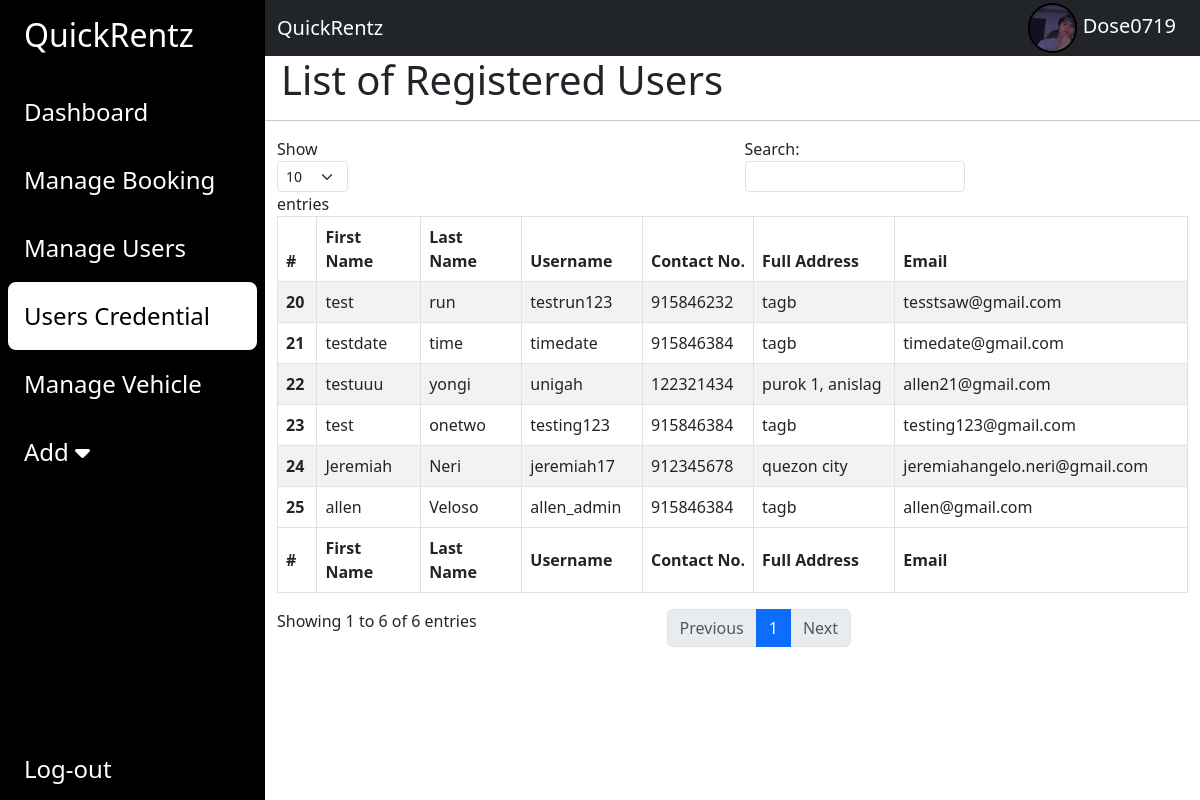
The app's page /admin/users.php (signed in) with its own data.
### tables this page shows
CREATE TABLE `user` (
  `UserID` int(11) NOT NULL,
  `Username` varchar(11) NOT NULL,
  `FirstName` text NOT NULL,
  `LastName` text NOT NULL,
  `PhoneNumber` int(12) NOT NULL,
  `Address` varchar(250) NOT NULL,
  `Email` varchar(50) NOT NULL,
  `Password` varchar(11) NOT NULL,
  `Status` text NOT NULL,
  `Photo` varchar(50) NOT NULL,
  `AccCreated` datetime NOT NULL DEFAULT current_timestamp(),
  `FrontID` varchar(50) NOT NULL,
  `BackID` varchar(50) NOT NULL
);

### admin/users.php (the view, shortened to what this page needs)
<?php
include "includes/database.php";
if (isset($_SESSION['AdminUsername'])&&isset($_SESSION['profilePhoto'])) {
    $username = $_SESSION['AdminUsername'];
    $profilePic = $_SESSION['profilePhoto'];
} else {
    header("Location: log-in.php");
    exit;
}
?>
<!DOCTYPE html>
<html lang="en">
<head>
    <link href="https://cdn.jsdelivr.net/npm/bootstrap@5.3.0/dist/css/bootstrap.min.css" rel="stylesheet"
>
    <link rel="stylesheet" href="https://cdnjs.cloudflare.com/ajax/libs/font-awesome/6.4.0/css/all.min.css"
 />
    <link rel="stylesheet" href="style.css">
</head>
<body>
    <div class="main-container d-flex h-100">
        <div class="sidebar" id="side_nav">
            <div class="header-box px-3 pt-3 pd-4 d-flex justify-content-between">
                <h2 class="text-white px-2">QuickRentz</h2>
            </div>
            <ul class="list-unstyled px-2 pt-3">
                <li class="p-3"><a href="main.php" class="text-decoration-none fs-4">Dashboard</a></li>
                <li class="p-3"><a href="bookings.php" class="text-decoration-none fs-4">Manage Booking</a></li>
                <li class="p-3"><a href="manageUsers.php" class="text-decoration-none fs-4">Manage Users</a></li>
                <li class="p-3 active"><a href="users.php" class="text-decoration-none fs-4">Users Credential</a></li>
                <li class="p-3"><a href="vehicles.php" class="text-decoration-none fs-4">Manage Vehicle</a></li>
                <li class="p-3"> <a class="text-decoration-none fs-4" data-bs-toggle="collapse" href="#collapseAdd"
                        role="button" aria-expanded="false" aria-controls="collapseAdd">Add <i
                            class="fa-solid fa-caret-down"></i>
                    </a>
                </li>
            </ul>
            <ul class="list-unstyled signout px-4">
                <li>
                    <form method="POST" action="">
                        <a class="text-decoration-none fs-4" href="log-out.php" type="button">Log-out</a>
                    </form>
                </li>
            </ul>
        </div>
        <div class="content">
            <nav class="navbar navbar-expand-lg bg-dark">
                <div class="container-fluid">
                    <div class="d-flex justify-content-between">
                        <a class="navbar-brand text-white" href="#">QuickRentz</a>
                    </div>
                    <div class="profile collapse navbar-collapse" id="navbarNav">
                        <ul class="navbar-nav">
                            <li class="nav-item">
                                <h5 class="text-white my-auto p-4">
                                <img src='img/adminprofilephoto/<?php echo $profilePic ?>' alt='' style='border:2px solid #000;border-radius: 50px;' height='50'>
                                    <?php
                                    echo $username;
                                    ?>
                                </h5>
                            </li>
                        </ul>
                    </div>
                </div>
            </nav>
            <h1 class="col-md-12 px-3">List of Registered Users</h1>
            <hr>
            <div class="container">
                <table id="pagination" class="table table-striped table-bordered" style="width:100%;">
                    <thead>
                        <tr>
                            <th scope="col">#</th>
                            <th scope="col">First Name</th>
                            <th scope="col">Last Name</th>
                            <th scope="col">Username</th>
                            <th scope="col">Contact No.</th>
                            <th scope="col">Full Address</th>
                            <th scope="col">Email</th>
                        </tr>
                    </thead>
                    <tbody>
                        <?php
                        $sqlUserList = "SELECT * FROM `user`";
                        $initiateUserList = mysqli_query($conn, $sqlUserList);
                        while ($results = mysqli_fetch_assoc($initiateUserList)) {
                            echo "
                                <tr>
                                    <th scope='row'>$results[UserID]</th>
                                    <td>$results[FirstName]</td>
                                    <td>$results[LastName]</td>
                                    <td>$results[Username]</td>
                                    <td>$results[PhoneNumber]</td>
                                    <td>$results[Address]</td>
                                    <td>$results[Email]</td>
                                </tr>";
                        }
                        ?>
                    </tbody>
                    <tfoot>
                        <tr>
                            <th scope="col">#</th>
                            <th scope="col">First Name</th>
                            <th scope="col">Last Name</th>
                            <th scope="col">Username</th>
                            <th scope="col">Contact No.</th>
                            <th scope="col">Full Address</th>
                            <th scope="col">Email</th>
                        </tr>
                    </tfoot>
                </table>
            </div>
        </div>
</body>
</html>

### admin/style.css (style rules this page uses)
#side_nav { background-color: #000000; min-width: 265px; max-width: 265px; transition: 0.5s; }
.content { min-width: 100vh; width: 100%; height: 100%; }
.active { background-color: #fff; border-radius: 8px; }
.sidebar li.active a, .sidebar li.active a:hover { color: #000; }
.sidebar li a, .signout { color: #fff; }
.signout { margin-top: 100%; }
.profile { position: absolute; right: 0%; }

### records on screen
user: UserID "20", FirstName "test", LastName "run", Username "testrun123", PhoneNumber "915846232", Address "tagb", Email "tesstsaw@gmail.com"
user: UserID "21", FirstName "testdate", LastName "time", Username "timedate", PhoneNumber "915846384", Address "tagb", Email "timedate@gmail.com"
user: UserID "22", FirstName "testuuu", LastName "yongi", Username "unigah", PhoneNumber "122321434", Address "purok 1, anislag", Email "allen21@gmail.com"
user: UserID "23", FirstName "test", LastName "onetwo", Username "testing123", PhoneNumber "915846384", Address "tagb", Email "testing123@gmail.com"
user: UserID "24", FirstName "Jeremiah", LastName "Neri", Username "jeremiah17", PhoneNumber "912345678", Address "quezon city", Email "jeremiahangelo.neri@gmail.com"
user: UserID "25", FirstName "allen", LastName "Veloso", Username "allen_admin", PhoneNumber "915846384", Address "tagb", Email "allen@gmail.com"

### other values on screen
$username "Dose0719"
